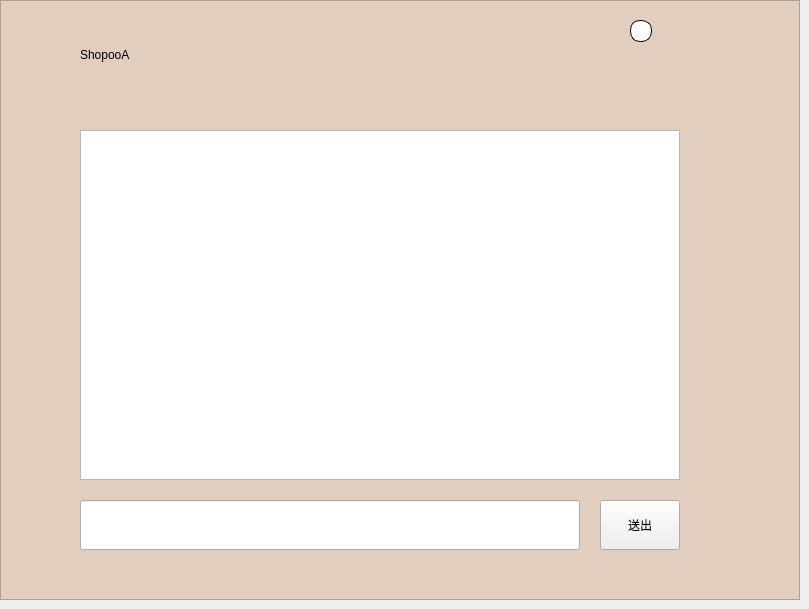
    <widget class="QWidget" name="ChatRoom">
     <widget class="QLabel" name="label_174">
      <property name="geometry">
       <rect>
        <x>80</x>
        <y>40</y>
        <width>120</width>
        <height>30</height>
       </rect>
      </property>
      <property name="styleSheet">
       <string notr="true">font: 700 14pt &quot;Microsoft JhengHei UI&quot;;</string>
      </property>
      <property name="text">
       <string>ShopooA</string>
      </property>
     </widget>
     <widget class="QGraphicsView" name="graphicsView_20">
      <property name="geometry">
       <rect>
        <x>0</x>
        <y>0</y>
        <width>800</width>
        <height>600</height>
       </rect>
      </property>
      <property name="sizePolicy">
       <sizepolicy hsizetype="Expanding" vsizetype="Expanding">
        <horstretch>0</horstretch>
        <verstretch>0</verstretch>
       </sizepolicy>
      </property>
      <property name="styleSheet">
       <string notr="true">background-color: rgb(225, 206, 190);</string>
      </property>
     </widget>
     <widget class="QPushButton" name="pushButton_36">
      <property name="geometry">
       <rect>
        <x>20</x>
        <y>30</y>
        <width>50</width>
        <height>50</height>
       </rect>
      </property>
      <property name="cursor">
       <cursorShape>PointingHandCursor</cursorShape>
      </property>
      <property name="styleSheet">
       <string notr="true">border:none;</string>
      </property>
      <property name="text">
       <string/>
      </property>
     </widget>
     <widget class="ClickableLabel" name="label_175">
      <property name="geometry">
       <rect>
        <x>20</x>
        <y>30</y>
        <width>50</width>
        <height>50</height>
       </rect>
      </property>
      <property name="cursor">
       <cursorShape>PointingHandCursor</cursorShape>
      </property>
      <property name="styleSheet">
       <string notr="true">image: url(:/images/store.png);</string>
      </property>
      <property name="text">
       <string/>
      </property>
     </widget>
     <widget class="QLabel" name="label_176">
      <property name="geometry">
       <rect>
        <x>630</x>
        <y>20</y>
        <width>22</width>
        <height>22</height>
       </rect>
      </property>
      <property name="styleSheet">
       <string notr="true">min-width: 20px;
min-height: 20px;
max-width: 20px;
max-height: 20px;
border-radius:10px;
border: 1px solid black;
background-color: rgb(255, 255, 255);
image: url(:/images/picture.jpg);
</string>
      </property>
      <property name="text">
       <string/>
      </property>
     </widget>
     <widget class="QTextBrowser" name="textBrowser">
      <property name="geometry">
       <rect>
        <x>80</x>
        <y>130</y>
        <width>600</width>
        <height>350</height>
       </rect>
      </property>
      <property name="layoutDirection">
       <enum>Qt::LeftToRight</enum>
      </property>
      <property name="styleSheet">
       <string notr="true">font: 700 13pt &quot;Microsoft JhengHei UI&quot;;</string>
      </property>
     </widget>
     <widget class="QLineEdit" name="lineEdit_11">
      <property name="geometry">
       <rect>
        <x>80</x>
        <y>500</y>
        <width>500</width>
        <height>50</height>
       </rect>
      </property>
     </widget>
     <widget class="QPushButton" name="pushButton_38">
      <property name="geometry">
       <rect>
        <x>600</x>
        <y>500</y>
        <width>80</width>
        <height>50</height>
       </rect>
      </property>
      <property name="text">
       <string>送出</string>
      </property>
     </widget>
     <widget class="QLabel" name="label_177">
      <property name="geometry">
       <rect>
        <x>80</x>
        <y>70</y>
        <width>481</width>
        <height>51</height>
       </rect>
      </property>
      <property name="styleSheet">
       <string notr="true">font: 700 20pt &quot;Microsoft JhengHei UI&quot;;
color: rgb(255, 255, 255);</string>
      </property>
      <property name="text">
       <string/>
      </property>
     </widget>
     <widget class="QLabel" name="label_179">
      <property name="geometry">
       <rect>
        <x>690</x>
        <y>20</y>
        <width>71</width>
        <height>21</height>
       </rect>
      </property>
      <property name="text">
       <string/>
      </property>
     </widget>
     <zorder>graphicsView_20</zorder>
     <zorder>label_174</zorder>
     <zorder>label_175</zorder>
     <zorder>label_176</zorder>
     <zorder>textBrowser</zorder>
     <zorder>lineEdit_11</zorder>
     <zorder>pushButton_38</zorder>
     <zorder>label_177</zorder>
     <zorder>pushButton_36</zorder>
     <zorder>label_179</zorder>
    </widget>
